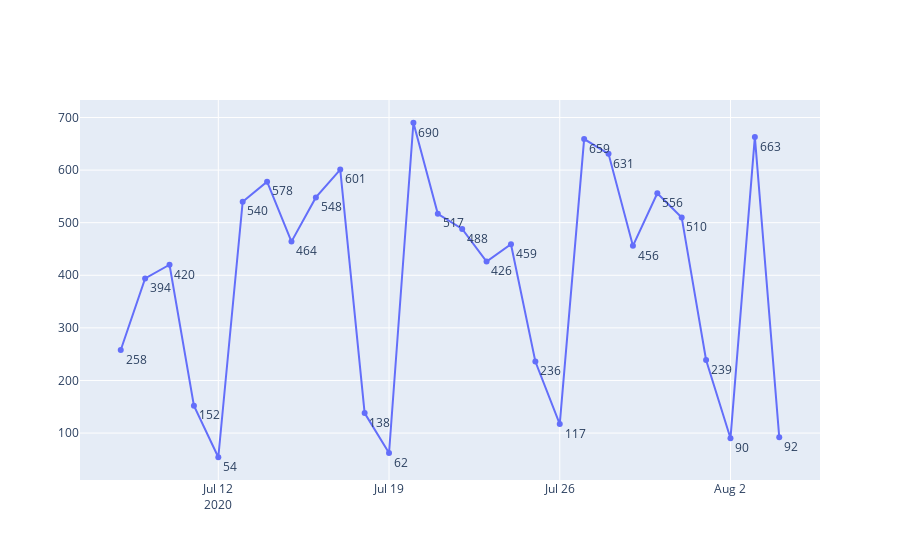

Notebook cell for this chart:
### Code cell
draw_linechart(data11_group)
